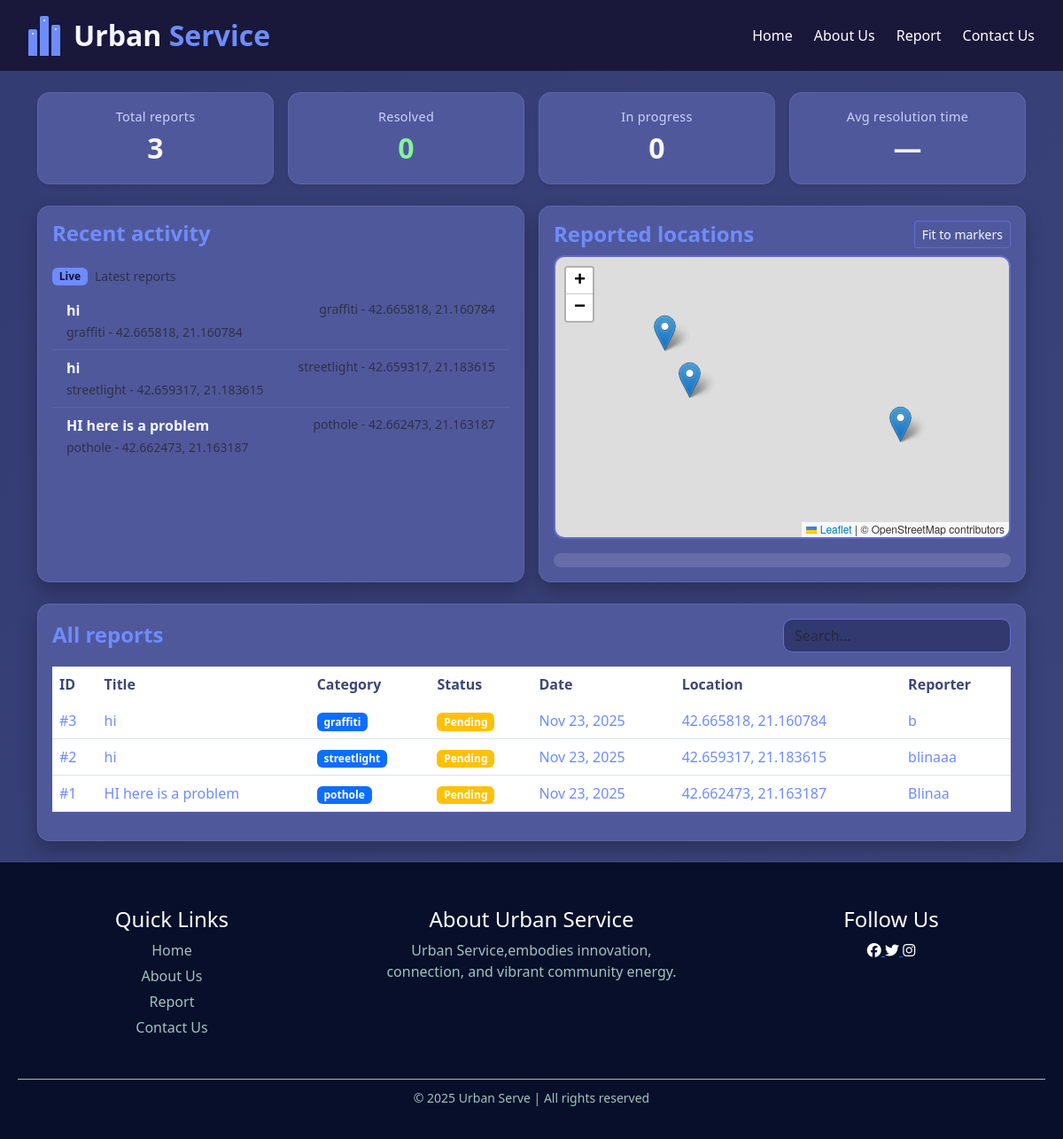
The app's page /reports.php with its own data.
### tables this page shows
CREATE TABLE `maintenance` (
  `id` int(11) NOT NULL,
  `issue_type` varchar(255) NOT NULL,
  `description` text NOT NULL,
  `status` varchar(50) DEFAULT 'Pending',
  `location` varchar(255) NOT NULL,
  `created_at` timestamp NOT NULL DEFAULT current_timestamp(),
  `reference_number` varchar(20) DEFAULT NULL,
  `reporter_name` varchar(100) DEFAULT NULL,
  `reporter_email` varchar(100) DEFAULT NULL,
  `reporter_phone` varchar(50) DEFAULT NULL,
  `photo` varchar(255) DEFAULT NULL,
  `updated_at` timestamp NULL DEFAULT NULL ON UPDATE current_timestamp()
);

### reports.php (the view, shortened to what this page needs)
<?php
include 'connection.php';
$total_reports       = mysqli_fetch_assoc(mysqli_query($conn, "SELECT COUNT(*) as c FROM maintenance"))['c'];
$resolved_reports    = mysqli_fetch_assoc(mysqli_query($conn, "SELECT COUNT(*) as c FROM maintenance WHERE status IN ('Resolved','Finished')"))['c'];
$in_progress_reports = mysqli_fetch_assoc(mysqli_query($conn, "SELECT COUNT(*) as c FROM maintenance WHERE status = 'In Progress'"))['c'];
$avg_query = "SELECT AVG(TIMESTAMPDIFF(HOUR, created_at, updated_at)) as avg_hours
              FROM maintenance
              WHERE status IN ('Resolved','Finished') AND updated_at IS NOT NULL";
$avg_result = mysqli_query($conn, $avg_query);
$avg_row = mysqli_fetch_assoc($avg_result);
$avg_resolution_time = $avg_row && $avg_row['avg_hours'] ? round($avg_row['avg_hours'], 1) . 'h' : '—';
$reports_query = "SELECT m.*, m.reporter_name
                  FROM maintenance m
                  ORDER BY m.created_at DESC";
$reports_result = mysqli_query($conn, $reports_query);
?>
<!DOCTYPE html>
<html lang="en">
<head>
<link rel="stylesheet" href="https://cdnjs.cloudflare.com/ajax/libs/font-awesome/6.5.0/css/all.min.css">
  <link href="https://cdn.jsdelivr.net/npm/bootstrap@5.3.2/dist/css/bootstrap.min.css" rel="stylesheet" />
  <link rel="stylesheet" href="https://unpkg.com/leaflet/dist/leaflet.css" />
</head>
<body>
<header>
<div class="logo">
  <div class="city">
    <div class="building"></div>
    <div class="building"></div>
    <div class="building"></div>
  </div>
  <div class="logo-text">Urban <span>Service</span></div>
</div>
        <nav>
            <ul class="nav-links">
                <li><a href="index.php">Home</a></li>
                <li><a href="aboutus.php">About Us</a></li>
                <li><a href="report.php">Report</a></li>
                <li><a href="contantus.php">Contact Us</a></li>
            </ul>
        </nav>
    </header>
<div class="container py-4">
  <div class="row g-3 mb-4">
    <div class="col-6 col-md-3">
      <div class="card stat-card shadow-sm">
        <div class="card-body text-center">
          <div class="stat-label">Total reports</div>
          <div class="stat-value"><?= $total_reports ?></div>
        </div>
      </div>
    </div>
    <div class="col-6 col-md-3">
      <div class="card stat-card shadow-sm">
        <div class="card-body text-center">
          <div class="stat-label">Resolved</div>
          <div class="stat-value text-success"><?= $resolved_reports ?></div>
        </div>
      </div>
    </div>
    <div class="col-6 col-md-3">
      <div class="card stat-card shadow-sm">
        <div class="card-body text-center">
          <div class="stat-label">In progress</div>
          <div class="stat-value"><?= $in_progress_reports ?></div>
        </div>
      </div>
    </div>
    <div class="col-6 col-md-3">
      <div class="card stat-card shadow-sm">
        <div class="card-body text-center">
          <div class="stat-label">Avg resolution time</div>
          <div class="stat-value"><?= $avg_resolution_time ?></div>
        </div>
      </div>
    </div>
  </div>
  <div class="row g-3 mb-4">
    <div class="col-md-6">
      <div class="card custom-card h-100">
        <div class="card-body">
          <h4 class="card-title mb-3">Recent activity</h4>
          <div class="mt-4">
            <div class="d-flex align-items-center mb-2">
              <span class="badge bg-highlight me-2">Live</span>
              <span class="text-muted small">Latest reports</span>
            </div>
            <div class="list-group list-group-flush">
              <?php
              $recent_query = "SELECT * FROM maintenance ORDER BY created_at DESC LIMIT 5";
              $recent_result = mysqli_query($conn, $recent_query);
              while($report = mysqli_fetch_assoc($recent_result)):
              ?>
              <div class="list-group-item" style="background: transparent; color: var(--text); border-color: rgba(255,255,255,0.08);">
                <div class="d-flex justify-content-between">
                  <strong><?= htmlspecialchars($report['description'] ?? 'No title') ?></strong>
                  <small class="text-muted"><?= htmlspecialchars($report['issue_type'] ?? 'Unknown') ?> - <?= htmlspecialchars($report['location']) ?></small>
                </div>
<small class="text-muted"><?= htmlspecialchars($report['issue_type'] ?? 'Other') ?> - <?= htmlspecialchars($report['location']) ?></small>
              </div>
              <?php endwhile; ?>
            </div>
          </div>
        </div>
      </div>
    </div>
    <div class="col-md-6">
      <div class="card custom-card h-100">
        <div class="card-body">
          <div class="d-flex justify-content-between align-items-center mb-2">
            <h4 class="card-title mb-0">Reported locations</h4>
            <button id="btnFitMap" class="btn btn-sm btn-outline-accent">Fit to markers</button>
          </div>
          <div id="map" class="map-container"></div>
          <div class="mt-3">
            <div class="progress">
            </div>
          </div>
        </div>
      </div>
    </div>
  </div>
  <div class="row g-3">
    <div class="col-12">
      <div class="card custom-card">
        <div class="card-body">
          <div class="d-flex justify-content-between align-items-center mb-3">
            <h4 class="card-title mb-0">All reports</h4>
            <input id="tableSearch" type="text" class="form-control custom-select w-auto" placeholder="Search..." />
          </div>
          <div class="table-responsive">
            <table class="table table-hover align-middle" id="reportsTable">
              <thead>
                <tr>
                  <th>ID</th>
                  <th>Title</th>
                  <th>Category</th>
                  <th>Status</th>
                  <th>Date</th>
                  <th>Location</th>
                  <th>Reporter</th>
                </tr>
              </thead>
              <tbody>
                <?php
                mysqli_data_seek($reports_result, 0);
                while($report = mysqli_fetch_assoc($reports_result)):
                  $status_class = $report['status'] == 'resolved' ? 'success' : ($report['status'] == 'in_progress' ? 'info' : 'warning');
?>
                <tr>
                  <td>#<?= $report['id'] ?></td>
                 <td><?= htmlspecialchars($report['description'] ?? 'No description') ?></td>
                  <td><span class="badge bg-primary"><?= htmlspecialchars($report['issue_type'] ?? 'Other') ?></span></td>
                  <td><span class="badge bg-<?= $status_class ?>"><?= ucfirst(str_replace('_', ' ', $report['status'])) ?></span></td>
                  <td><?= date('M d, Y', strtotime($report['created_at'])) ?></td>
                  <td><?= htmlspecialchars(substr($report['location'], 0, 30)) ?></td>
                  <td><?= htmlspecialchars($report['reporter_name'] ?? 'Unknown') ?></td>
                </tr>
                <?php endwhile; ?>
              </tbody>
            </table>
          </div>
        </div>
      </div>
    </div>
  </div>
</div>
    <footer>
        <div class="footer-content">
            <div class="footer-section about">
                <h4 style="color: #ffffff;">Quick Links</h4>
                <ul>
                    <li><a href="index.php">Home</a></li>
                    <li><a href="aboutus.php">About Us</a></li>
                    <li><a href="report.php">Report</a></li>
                    <li><a href="contantus.php">Contact Us</a></li>
                </ul>
            </div>
            <div class="footer-section links">
                <h4 style="color: #ffffff;">About Urban Service</h4>
                <p>Urban Service,embodies innovation, connection, and vibrant community energy.</p>
            </div>
            <div class="footer-section social">
                <h4 style="color: #ffffff;">Follow Us</h4>
                <a href="https://facebook.com" target="_blank">
                    <i class="fa-brands fa-facebook"aria-hidden="true" style="color:#ffffff;" ></i>
                </a>
                <a href="https://twitter.com/" target="_blank">
                    <i class="fa-brands fa-twitter" aria-hidden="true" style="color:#ffffff;"></i>
                </a>
                <a href="https://www.instagram.com/" target="_blank">
                    <i class="fa-brands fa-instagram"  aria-hidden="true" style="color:#ffffff;"></i>
                </a>
            </div>
        </div>
        <div class="footer-bottom">
            <p>&copy; 2025 Urban Serve | All rights reserved</p>
        </div>
    </footer>
</body>
</html>

### reports.php (style rules this page uses)
:root { --primary-bg: #3C467B; --secondary-bg: #50589C; --accent: #636CCB; --highlight: #6E8CFB; --text: #F5F7FF; --muted: #CBD2FF; }
* { margin: 0; padding: 0; box-sizing: border-box; }
body { font-family: Arial, sans-serif; background-color: #E7F2EF; color: #19183B; }
header { display: flex; align-items: center; justify-content: space-between; background-color: #19183B; padding: 16px 32px; color: #ffffff; }
nav { display: flex; align-items: center; gap: 32px; }
.nav-links { list-style: none; display: flex; gap: 24px; margin: 0; }
.nav-links a { color: #ffffff; text-decoration: none; padding: 8px 0; transition: color 0.3s; }
.logo { display: flex; align-items: center; gap: 15px; }
.city { display: flex; align-items: flex-end; gap: 3px; }
.building { width: 10px; height: 30px; background-color: var(--highlight); border-radius: 2px 2px 0 0; position: relative; }
.building:nth-child(2) { height: 45px; }
.building:nth-child(3) { height: 35px; }
.building::after { content: ''; position: absolute; top: 4px; left: 50%; transform: translateX(-50%); width: 2px; height: 2px; background-color: var(--text); border-radius: 50%; }
.logo-text { font-size: 2rem; font-weight: bold; color: var(--text); }
.logo-text span { color: var(--highlight); }
html, body { height: 100%; }
body { font-family: "Segoe UI", system-ui, -apple-system, sans-serif; background: linear-gradient(135deg, #333b73 0%, var(--primary-bg) 100%); color: var(--text); }
.custom-card, .stat-card { background-color: var(--secondary-bg); border: 1px solid rgba(255,255,255,0.08); border-radius: 14px; box-shadow: 0 10px 20px rgba(0,0,0,0.25); }
.card-title { color: var(--highlight); font-weight: 600; }
.stat-label { color: var(--muted); font-size: 0.9rem; letter-spacing: 0.3px; }
.stat-value { font-size: 2rem; font-weight: 700; color: var(--text); }
.custom-select { background-color: #31396f; color: var(--text); border: 1px solid var(--accent); border-radius: 10px; transition: 0.25s ease; }
.btn-outline-accent { border-color: var(--accent); color: var(--text); }
.map-container { height: 320px; border-radius: 12px; overflow: hidden; border: 2px solid var(--accent); }
.progress { background-color: rgba(255,255,255,0.12); border-radius: 12px; }
.table thead th { color: var(--primary-bg); border-bottom-color: rgba(255,255,255,0.08); }
.table tbody td { color: var(--highlight); border-top-color: rgba(255,255,255,0.08); }
.bg-highlight { background-color: var(--highlight) !important; color: #0d1030 !important; }
.text-success { color: #86f29b !important; }
footer { background-color: #070F2B; padding: 20px; color: #A1C2BD; text-align: center; }
.footer-content { display: flex; justify-content: space-between; flex-wrap: wrap; padding: 20px 0; }
.footer-section { width: 30%; min-width: 200px; margin: 10px 0; }
.footer-section p, .footer-section ul { color: #A1C2BD; }
.footer-section ul { list-style-type: none; padding: 0; }
.footer-section ul li { margin: 5px 0; }
.footer-section ul li a { color: #A1C2BD; text-decoration: none; }
.footer-bottom { border-top: 1px solid #A1C2BD; padding-top: 10px; font-size: 14px; }

### records on screen
maintenance: description "hi", issue_type "graffiti", location "42.665818, 21.160784", id "3", status "Pending", created_at "Nov 23, 2025", reporter_name "b"
maintenance: description "hi", issue_type "streetlight", location "42.659317, 21.183615", id "2", status "Pending", created_at "Nov 23, 2025", reporter_name "blinaaa"
maintenance: description "HI here is a problem", issue_type "pothole", location "42.662473, 21.163187", id "1", status "Pending", created_at "Nov 23, 2025", reporter_name "Blinaa"

### other values on screen
$total_reports "3"
$resolved_reports "0"
$in_progress_reports "0"
$avg_resolution_time "—"
